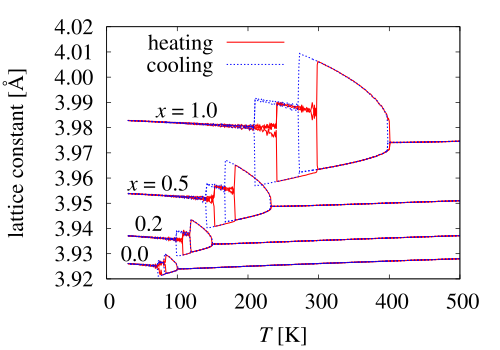

Generate this figure with gnuplot:
#!/usr/bin/env gnuplot
# together.gp
# Time-stamp: <2016-11-18 16:46:52 takeshi>
# Author: Takeshi NISHIMATSU
##
set encoding iso_8859_1  # for Angstrom
set terminal postscript eps enhanced color dashed "Times-Roman" 32

set lmargin 8
set xtics 100
set xrange [0:500]
a0      =   3.9435
c=1.6e3/a0**3
set yrange [3.92:4.02]
set format y '%.2f'
set key left top
set xlabel '{/Times-Italic T} [K]'
set ylabel 'lattice constant [\305]'

set label 4 at 70,3.987 '{/Times-Italic x} = 1.0'
set label 3 at 30,3.958 '{/Times-Italic x} = 0.5'
set label 2 at 40,3.942                     '0.2'
set label 1 at 20,3.930                     '0.0'

set output 'together.eps'
set notitle
plot 'x0.0/heating.avg' using 1:(($5+1)*a0) t 'heating' w l lt 1 lw 3,\
     'x0.0/heating.avg' using 1:(($6+1)*a0) t ''        w l lt 1 lw 3,\
     'x0.0/heating.avg' using 1:(($7+1)*a0) t ''        w l lt 1 lw 3,\
     'x0.0/cooling.avg' using 1:(($5+1)*a0) t 'cooling' w l lt 3 lw 3,\
     'x0.0/cooling.avg' using 1:(($6+1)*a0) t ''        w l lt 3 lw 3,\
     'x0.0/cooling.avg' using 1:(($7+1)*a0) t ''        w l lt 3 lw 3,\
     'x0.2/heating.avg' using 1:(($5+1)*a0) t ''        w l lt 1 lw 3,\
     'x0.2/heating.avg' using 1:(($6+1)*a0) t ''        w l lt 1 lw 3,\
     'x0.2/heating.avg' using 1:(($7+1)*a0) t ''        w l lt 1 lw 3,\
     'x0.2/cooling.avg' using 1:(($5+1)*a0) t ''        w l lt 3 lw 3,\
     'x0.2/cooling.avg' using 1:(($6+1)*a0) t ''        w l lt 3 lw 3,\
     'x0.2/cooling.avg' using 1:(($7+1)*a0) t ''        w l lt 3 lw 3,\
     'x0.5/heating.avg' using 1:(($5+1)*a0) t ''        w l lt 1 lw 3,\
     'x0.5/heating.avg' using 1:(($6+1)*a0) t ''        w l lt 1 lw 3,\
     'x0.5/heating.avg' using 1:(($7+1)*a0) t ''        w l lt 1 lw 3,\
     'x0.5/cooling.avg' using 1:(($5+1)*a0) t ''        w l lt 3 lw 3,\
     'x0.5/cooling.avg' using 1:(($6+1)*a0) t ''        w l lt 3 lw 3,\
     'x0.5/cooling.avg' using 1:(($7+1)*a0) t ''        w l lt 3 lw 3,\
     'x1.0/heating.avg' using 1:(($5+1)*a0) t ''        w l lt 1 lw 3,\
     'x1.0/heating.avg' using 1:(($6+1)*a0) t ''        w l lt 1 lw 3,\
     'x1.0/heating.avg' using 1:(($7+1)*a0) t ''        w l lt 1 lw 3,\
     'x1.0/cooling.avg' using 1:(($5+1)*a0) t ''        w l lt 3 lw 3,\
     'x1.0/cooling.avg' using 1:(($6+1)*a0) t ''        w l lt 3 lw 3,\
     'x1.0/cooling.avg' using 1:(($7+1)*a0) t ''        w l lt 3 lw 3

set output
!epstopdf.pl together.eps
#Local variables:
#  compile-command: "gnuplot together.gp"
#End:
